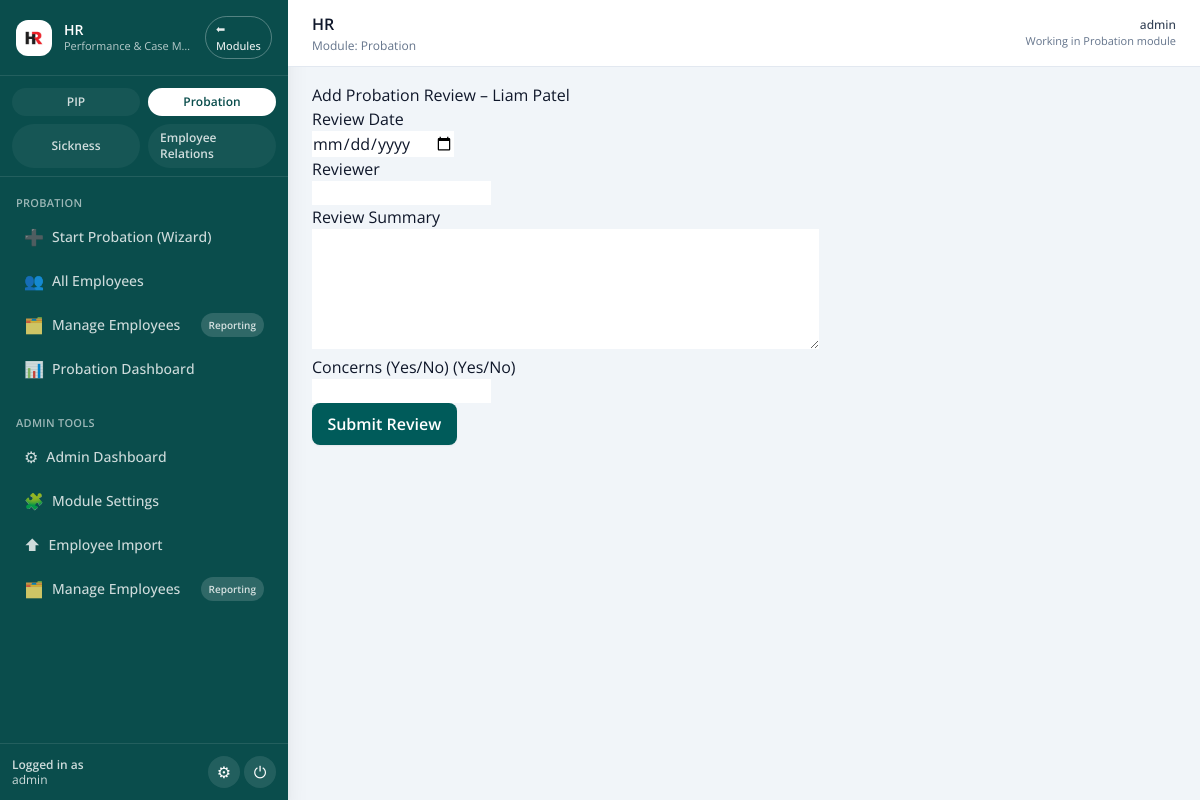
The page /probation/2/review/add (signed in) on the database its author committed.
### pip_app/models.py (models this page shows, shortened)
class User(db.Model, UserMixin):
    id = db.Column(db.Integer, primary_key=True)
    username = db.Column(db.String(80), unique=True, nullable=False)
    email = db.Column(db.String(120), unique=True, nullable=False)
    password_hash = db.Column(db.String(200), nullable=False)
    admin_level = db.Column(db.Integer, default=0)  # 0 = line mgr, 1 = admin, 2 = superuser
    team_id = db.Column(db.Integer, nullable=True)
    organisation_id = db.Column(
        db.Integer,
        db.ForeignKey("organisations.id"),
        nullable=True,
        index=True,
    )
    organisation = db.relationship(
        "Organisation",
        backref=db.backref("users", lazy=True),
    )
    def is_superuser(self):
        return self.admin_level == 2

class Employee(db.Model):
    id = db.Column(db.Integer, primary_key=True)
    organisation_id = db.Column(
        db.Integer,
        db.ForeignKey("organisations.id"),
        nullable=True,
        index=True,
    )
    first_name = db.Column(db.String(100))
    last_name = db.Column(db.String(100))
    job_title = db.Column(db.String(100))
    line_manager = db.Column(db.String(100))
    service = db.Column(db.String(100))
    start_date = db.Column(db.Date)
    team_id = db.Column(db.Integer)
    email = db.Column(db.String(120), nullable=True)
    employment_status = db.Column(db.String(20), nullable=False, default="Active")
    is_leaver = db.Column(db.Boolean, nullable=False, default=False)
    leaving_date = db.Column(db.Date, nullable=True)
    leaving_reason_category = db.Column(db.String(100), nullable=True)
    leaving_reason_detail = db.Column(db.Text, nullable=True)
    leaving_notes = db.Column(db.Text, nullable=True)
    marked_as_leaver_at = db.Column(db.DateTime, nullable=True)
    marked_as_leaver_by = db.Column(db.String(120), nullable=True)
    reactivated_at = db.Column(db.DateTime, nullable=True)
    reactivated_by = db.Column(db.String(120), nullable=True)
    organisation = db.relationship(
        "Organisation",
        backref=db.backref("employees", lazy=True),
    )
    pips = db.relationship("PIPRecord", back_populates="employee", lazy=True)

### old files/app - 050226.py (the view, shortened to what this page needs)
@app.route('/probation/<int:id>/review/add', methods=['GET', 'POST'])
@login_required
def add_probation_review(id):
    probation = ProbationRecord.query.get_or_404(id)
    form = ProbationReviewForm()
    return render_template('add_probation_review.html', form=form, probation=probation)

### templates/add_probation_review.html (shortened to what this page needs)
{% extends 'base.html' %}
{% block content %}
<h2>Add Probation Review – {{ probation.employee.first_name }} {{ probation.employee.last_name }}</h2>
<form method="post">
    <p>{{ form.review_date.label }}<br>{{ form.review_date() }}</p>
    <p>{{ form.reviewer.label }}<br>{{ form.reviewer() }}</p>
    <p>{{ form.summary.label }}<br>{{ form.summary(rows=5, cols=60) }}</p>
    <p>{{ form.concerns_flag.label }} (Yes/No)<br>{{ form.concerns_flag() }}</p>
    <p>{{ form.submit(class="btn btn-primary") }}</p>
</form>
{% endblock %}

### templates/base.html (shortened to what this page needs)
<!doctype html>
<html lang="en">
<head>
  <script src="https://cdn.tailwindcss.com"></script>
  <link rel="stylesheet" href="{{ url_for('static', filename='css/tokens.css') }}">
  <link rel="stylesheet" href="{{ url_for('static', filename='css/ui.css') }}">
</head>
<body class="bg-slate-100 text-slate-900">
{% set is_logged_in = current_user.is_authenticated if current_user is defined else False %}
{% set current_endpoint = request.endpoint or '' %}
{% set active_module = (active_module|default(None)) or session.get('active_module') %}
{% set enabled_modules = enabled_modules|default({}) %}
{% set layout = (layout|default('')) %}
{% set hide_sidebar = ((hide_sidebar if hide_sidebar is defined else False) or (not is_logged_in) or (layout == 'fullscreen')) %}
<div class="min-h-screen flex bg-slate-100">
  {% if is_logged_in and not hide_sidebar %}
    <aside class="flex flex-col w-72 bg-[#0a4d4c] text-white shadow-xl">
      <div class="px-4 py-4 border-b border-white/10 flex items-center justify-between gap-3">
        <div class="flex items-center gap-3 min-w-0">
          <div class="h-9 w-9 rounded-xl bg-white flex items-center justify-center shrink-0">
            <img src="{{ url_for('static', filename='images/logo.avif') }}"
                 alt="HR" class="h-8 w-8 rounded-lg object-cover">
          </div>
          <div class="min-w-0">
            <div class="text-sm font-semibold leading-tight truncate">HR</div>
            <div class="text-[11px] text-white/70 truncate">Performance &amp; Case Management</div>
          </div>
        </div>
        <a href="{{ url_for('main.home') }}"
           class="inline-flex items-center justify-center rounded-full border border-white/30 px-2.5 py-1 text-[11px] font-medium text-white/90 hover:bg-white/10">
          ⬅ Modules
        </a>
      </div>
      <div class="px-3 pt-3 pb-2 border-b border-white/10">
        <div class="grid grid-cols-2 gap-2">
          {% if enabled_modules.get('pip', True) %}
          <a href="{{ url_for('dashboard') }}"
             class="inline-flex items-center justify-center gap-1.5 rounded-full px-3 py-1.5 text-[11px] font-semibold
                    {% if active_module == 'PIP' %}
                      bg-white text-[#0a4d4c]
                    {% else %}
                      bg-white/5 text-white/80 hover:bg-white/10
                    {% endif %}">
            <span class="text-xs">PIP</span>
          </a>
          {% endif %}
          {% if enabled_modules.get('probation', True) %}
          <a href="{{ url_for('probation_dashboard') }}"
             class="inline-flex items-center justify-center gap-1.5 rounded-full px-3 py-1.5 text-[11px] font-semibold
                    {% if active_module == 'Probation' %}
                      bg-white text-[#0a4d4c]
                    {% else %}
                      bg-white/5 text-white/80 hover:bg-white/10
                    {% endif %}">
            <span class="text-xs">Probation</span>
          </a>
          {% endif %}
          {% if enabled_modules.get('sickness', True) %}
          <a href="{{ url_for('sickness_dashboard') }}"
             class="inline-flex items-center justify-center gap-1.5 rounded-full px-3 py-1.5 text-[11px] font-semibold
                    {% if active_module == 'Sickness' %}
                      bg-white text-[#0a4d4c]
                    {% else %}
                      bg-white/5 text-white/80 hover:bg-white/10
                    {% endif %}">
            <span class="text-xs">Sickness</span>
          </a>
          {% endif %}
          {% if current_user.is_superuser() and enabled_modules.get('employee_relations', True) %}
          <a href="{{ url_for('employee_relations.dashboard') }}"
             class="inline-flex items-center justify-center gap-1.5 rounded-full px-3 py-1.5 text-[11px] font-semibold
                    {% if active_module == 'Employee Relations' %}
                      bg-white text-[#0a4d4c]
                    {% else %}
                      bg-white/5 text-white/80 hover:bg-white/10
                    {% endif %}">
            <span class="text-xs">Employee Relations</span>
          </a>
          {% endif %}
        </div>
      </div>
      <nav class="flex-1 overflow-y-auto px-3 py-4 space-y-6 text-sm">
        {% if active_module == 'Probation' and enabled_modules.get('probation', True) %}
          <div>
            <div class="px-1 text-[11px] font-semibold uppercase tracking-wide text-white/60 mb-1">
              Probation
            </div>
            <ul class="space-y-1">
              <li>
                <a href="{{ url_for('probation_create_wizard') }}"
                   class="flex items-center gap-2 rounded-xl px-3 py-2
                          {% if 'probation_create_wizard' in current_endpoint %}
                            bg-white text-[#0a4d4c]
                          {% else %}
                            text-white/80 hover:bg-white/10
                          {% endif %}">
                  <span class="text-base">➕</span>
                  <span class="text-sm font-medium">Start Probation (Wizard)</span>
                </a>
              </li>
              <li>
                <a href="{{ url_for('employee_list') }}"
                   class="flex items-center gap-2 rounded-xl px-3 py-2
                          {% if current_endpoint == 'employee_list' %}
                            bg-white text-[#0a4d4c]
                          {% else %}
                            text-white/80 hover:bg-white/10
                          {% endif %}">
                  <span class="text-base">👥</span>
                  <span class="text-sm font-medium">All Employees</span>
                </a>
              </li>
              <li>
                <a href="{{ url_for('manage_employee.index') }}"
                   class="flex items-center justify-between gap-2 rounded-xl px-3 py-2
                          {% if current_endpoint.startswith('manage_employee.') %}
                            bg-white text-[#0a4d4c]
                          {% else %}
                            text-white/80 hover:bg-white/10
                          {% endif %}">
                  <span class="flex items-center gap-2 min-w-0">
                    <span class="text-base">🗂️</span>
                    <span class="text-sm font-medium">Manage Employees</span>
                  </span>
                  <span class="rounded-full px-2 py-0.5 text-[10px] font-semibold
                               {% if current_endpoint == 'manage_employee.reporting' %}
                                 bg-[#0a4d4c] text-white
                               {% else %}
                                 bg-white/15 text-inherit
                               {% endif %}">
                    Reporting
                  </span>
                </a>
              </li>
              <li>
                <a href="{{ url_for('probation_dashboard') }}"
                   class="flex items-center gap-2 rounded-xl px-3 py-2
                          {% if current_endpoint == 'probation_dashboard' %}
                            bg-white text-[#0a4d4c]
                          {% else %}
                            text-white/80 hover:bg-white/10
                          {% endif %}">
                  <span class="text-base">📊</span>
                  <span class="text-sm font-medium">Probation Dashboard</span>
                </a>
              </li>
            </ul>
          </div>
        {% endif %}
        {% if current_user.is_superuser() %}
          <div>
            <div class="px-1 text-[11px] font-semibold uppercase tracking-wide text-white/60 mb-1">
              Admin Tools
            </div>
            <ul class="space-y-1">
              <li>
                <a href="{{ url_for('admin_dashboard') }}"
                   class="flex items-center gap-2 rounded-xl px-3 py-2
                          {% if current_endpoint == 'admin_dashboard' %}
                            bg-white text-[#0a4d4c]
                          {% else %}
                            text-white/80 hover:bg-white/10
                          {% endif %}">
                  <span class="text-base">⚙</span>
                  <span class="text-sm font-medium">Admin Dashboard</span>
                </a>
              </li>
              <li>
                <a href="{{ url_for('admin.admin_module_settings') }}"
                   class="flex items-center gap-2 rounded-xl px-3 py-2
                          {% if current_endpoint == 'admin.admin_module_settings' %}
                            bg-white text-[#0a4d4c]
                          {% else %}
                            text-white/80 hover:bg-white/10
                          {% endif %}">
                  <span class="text-base">🧩</span>
                  <span class="text-sm font-medium">Module Settings</span>
                </a>
              </li>
              <li>
                <a href="{{ url_for('employee_import') }}"
                   class="flex items-center gap-2 rounded-xl px-3 py-2
                          {% if current_endpoint == 'employee_import' %}
                            bg-white text-[#0a4d4c]
                          {% else %}
                            text-white/80 hover:bg-white/10
                          {% endif %}">
                  <span class="text-base">⬆</span>
                  <span class="text-sm font-medium">Employee Import</span>
                </a>
              </li>
              <li>
                <a href="{{ url_for('manage_employee.index') }}"
                   class="flex items-center justify-between gap-2 rounded-xl px-3 py-2
                          {% if current_endpoint.startswith('manage_employee.') %}
                            bg-white text-[#0a4d4c]
                          {% else %}
                            text-white/80 hover:bg-white/10
                          {% endif %}">
                  <span class="flex items-center gap-2 min-w-0">
                    <span class="text-base">🗂️</span>
                    <span class="text-sm font-medium">Manage Employees</span>
                  </span>
                  <span class="rounded-full px-2 py-0.5 text-[10px] font-semibold
                               {% if current_endpoint == 'manage_employee.reporting' %}
                                 bg-[#0a4d4c] text-white
                               {% else %}
                                 bg-white/15 text-inherit
                               {% endif %}">
                    Reporting
                  </span>
                </a>
              </li>
            </ul>
          </div>
        {% endif %}
      </nav>
      <div class="px-3 py-3 border-t border-white/10">
        <div class="flex items-center justify-between gap-2">
          <div class="text-xs text-white/80 leading-tight min-w-0">
            <div class="font-semibold">Logged in as</div>
            <div class="truncate">{{ current_user.username }}</div>
          </div>
          <div class="flex items-center gap-1">
            {% if current_user.is_superuser() %}
              <a href="{{ url_for('admin_dashboard') }}"
                 class="inline-flex items-center justify-center rounded-full bg-white/10 hover:bg-white/20 h-8 w-8 text-base"
                 title="Admin Tools">
                ⚙
              </a>
            {% endif %}
            <form action="{{ url_for('auth.logout') }}" method="post">
              <button type="submit"
                      class="inline-flex items-center justify-center rounded-full bg-white/10 hover:bg-white/20 h-8 w-8 text-base"
                      title="Logout">
                ⏻
              </button>
            </form>
          </div>
        </div>
      </div>
    </aside>
  {% endif %}
  <div class="flex-1 flex flex-col min-w-0">
    <header class="w-full border-b border-slate-200 bg-white">
      <div class="px-4 sm:px-6 py-3 flex items-center justify-between gap-3">
        <div class="flex items-center gap-3">
          <div>
            {% block page_title %}
              <h1 class="text-base font-semibold text-slate-900">
                HR
              </h1>
            {% endblock %}
            {% if is_logged_in and active_module %}
              <p class="text-xs text-slate-500 mt-0.5">
                Module: {{ active_module }}
              </p>
            {% endif %}
          </div>
        </div>
        {% if is_logged_in %}
          <div class="hidden md:flex items-center gap-4 text-xs text-slate-500">
            <div class="text-right">
              <div class="font-medium text-slate-700">{{ current_user.username }}</div>
              {% if active_module %}
                <div class="text-[11px] text-slate-500">Working in {{ active_module }} module</div>
              {% endif %}
            </div>
          </div>
        {% endif %}
      </div>
    </header>
    <div class="px-4 sm:px-6 pt-4">
    </div>
    <main class="flex-1 min-w-0 px-4 sm:px-6 pb-8">
      {% block content %}{% endblock %}
    </main>
  </div>
</div>
</body>
</html>

### rows shown on the page
User: username "admin"
Employee: employee.first_name "Liam", employee.last_name "Patel"

### other values the page prints
{{ active_module }} "Probation"
